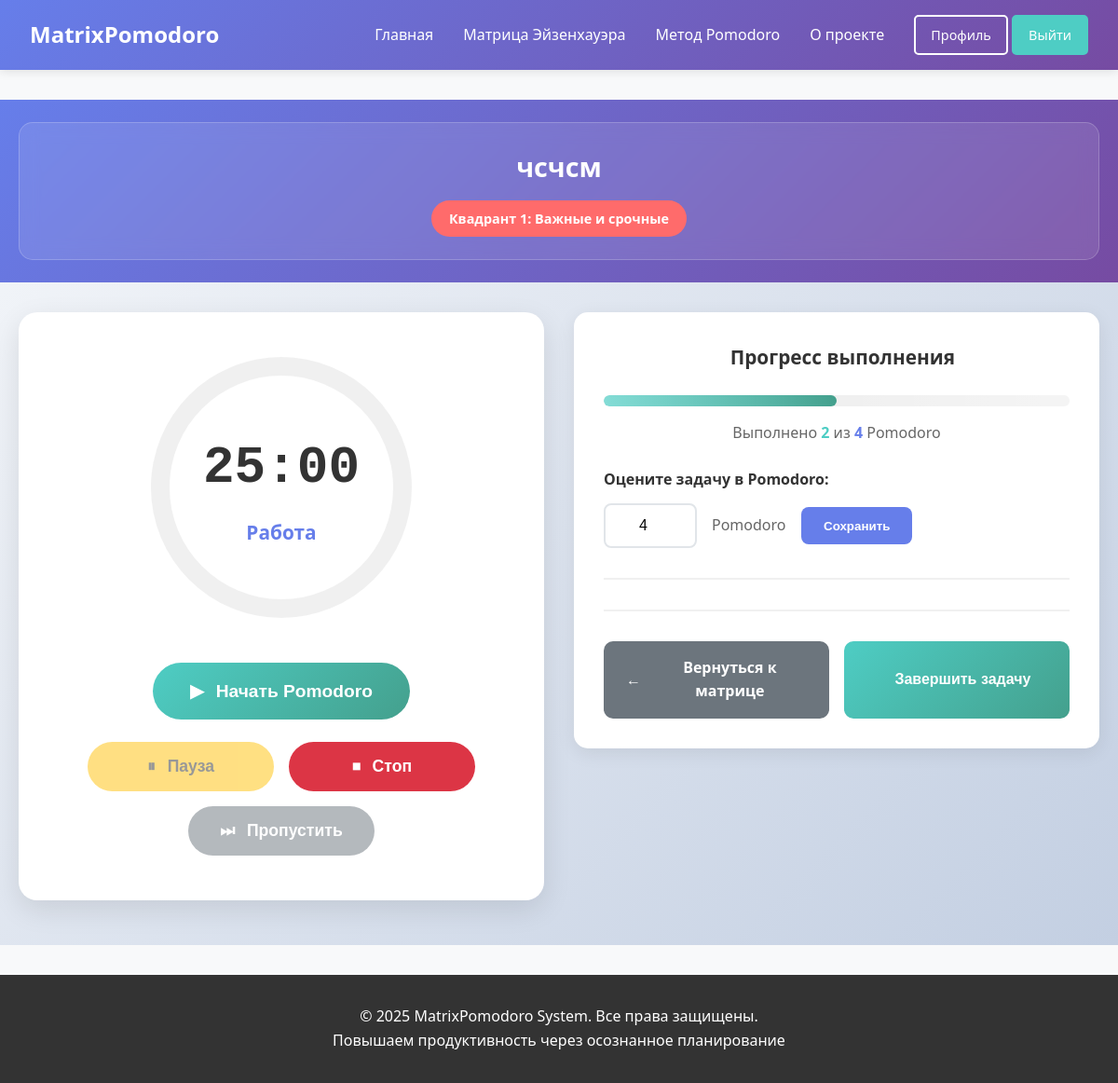
Page /pomodoro/task/15/ (signed in) on the earlier database version.
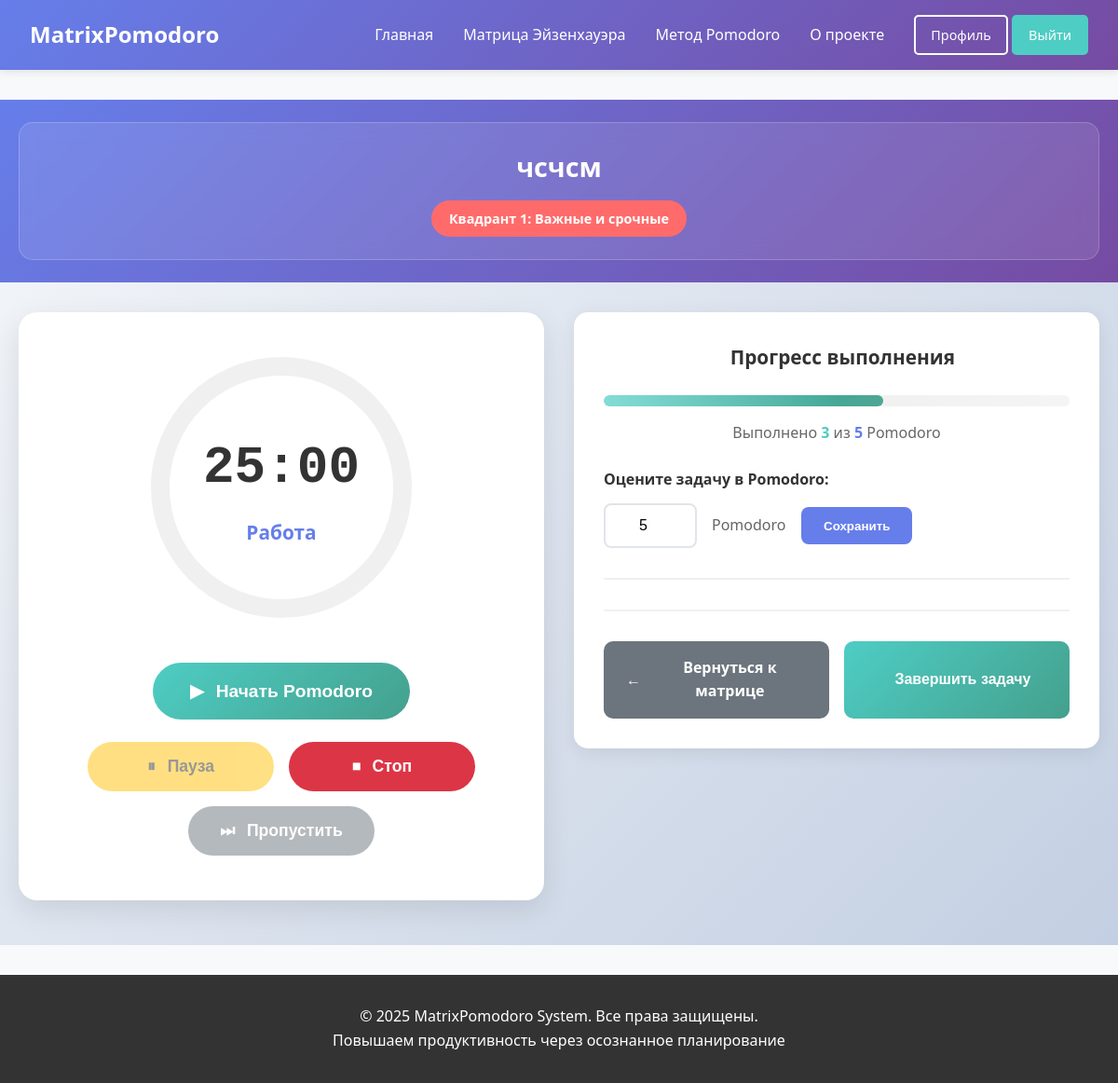
Same page on the later database version.
### tasks/models.py (models this page shows, shortened)
class Task(models.Model):
    STATUS_CHOICES = [
        ('active', 'Активная'),
        ('completed', 'Завершена'),
        ('cancelled', 'Отменена'),
    ]
    user = models.ForeignKey(User, on_delete=models.CASCADE, verbose_name="Пользователь")
    quadrant = models.ForeignKey(EisenhowerQuadrant, on_delete=models.PROTECT,
                                 verbose_name="Квадрант", null=True, blank=True)
    title = models.CharField(max_length=200, verbose_name="Заголовок")
    description = models.TextField(blank=True, verbose_name="Описание")
    status = models.CharField(max_length=10, choices=STATUS_CHOICES, default='active', verbose_name="Статус")
    display_order = models.PositiveIntegerField(default=0, verbose_name="Порядок отображения")
    priority = models.PositiveIntegerField(default=1, verbose_name="Приоритет (1-10)")
    due_date = models.DateTimeField(null=True, blank=True, verbose_name="Срок выполнения")
    estimated_pomodoros = models.PositiveIntegerField(default=1, verbose_name="Планируемое количество Pomodoro")
    completed_pomodoros = models.PositiveIntegerField(default=0, verbose_name="Выполнено Pomodoro")
    created_at = models.DateTimeField(auto_now_add=True)
    updated_at = models.DateTimeField(auto_now=True)
    completed_at = models.DateTimeField(null=True, blank=True, verbose_name="Фактическое время выполнения")
    class Meta:
        verbose_name = "Задача"
        verbose_name_plural = "Задачи"
        ordering = ['quadrant__priority_order', 'display_order', 'created_at']

class EisenhowerQuadrant(models.Model):
    name = models.CharField(max_length=100, verbose_name="Название квадранта")
    description = models.TextField(verbose_name="Описание")
    priority_order = models.IntegerField(verbose_name="Порядок отображения (1-4)")
    color_code = models.CharField(max_length=7, default='#FFFFFF', verbose_name="Цвет (HEX)")
    icon = models.CharField(max_length=50, blank=True, verbose_name="Иконка")
    class Meta:
        verbose_name = "Квадрант Эйзенхауэра"
        verbose_name_plural = "Квадранты Эйзенхауэра"
        ordering = ['priority_order']

### pomodoro/views.py (the view)
# urls.py: path('task/<int:task_id>/', views.task_detail, name='task_detail'),
@login_required
def task_detail(request, task_id):
    task = get_object_or_404(Task, id=task_id, user=request.user)
    try:
        settings = UserSettings.objects.get(user=request.user)
    except UserSettings.DoesNotExist:
        settings = UserSettings.objects.create(user=request.user)
    today = timezone.now().date()
    today_sessions = PomodoroSession.objects.filter(
        user=request.user,
        task=task,
        start_time__date=today
    ).count()
    recent_sessions = PomodoroSession.objects.filter(
        user=request.user,
        task=task
    ).order_by('-start_time')[:5]
    if task.estimated_pomodoros > 0:
        progress_percentage = (task.completed_pomodoros / task.estimated_pomodoros) * 100
    else:
        progress_percentage = 0
    context = {
        'task': task,
        'settings': settings,
        'today_sessions': today_sessions,
        'recent_sessions': recent_sessions,
        'progress_percentage': progress_percentage,
    }
    return render(request, 'pomodoro/task_detail.html', context)

### pomodoro/templates/pomodoro/task_detail.html (shortened to what the changed rows need)
{% extends 'core/base.html' %}
{% load static %}
{% block extra_css %}
<link rel="stylesheet" href="{% static 'pomodoro/css/timer.css' %}">
{% endblock %}
{% block content %}
<div class="pomodoro-page">
    <div class="pomodoro-header">
        <div class="container">
            <div class="task-info-card">
                <div class="task-main-info" style="text-align: center; width: 100%;">
                    <h1 class="task-title">{{ task.title }}</h1>
                    <div class="task-meta-tags" style="justify-content: center;">
                        {% if task.quadrant %}
                        <span class="quadrant-tag" style="background-color: {{ task.quadrant.color_code|default:'#4ECDC4' }}">
                            {{ task.quadrant.name }}
                        </span>
                        {% endif %}
                    </div>
                </div>
            </div>
        </div>
    </div>
    <div class="container">
        <div class="pomodoro-main-layout">
            <div class="task-details-column">
                <div class="detail-card">
                    <div class="detail-content">
                        <div class="progress-container">
                            <div class="progress-bar">
                                <div class="progress-fill" id="task-progress-bar"
                                     style="width: {% if task.estimated_pomodoros > 0 %}{{ task.completed_pomodoros|floatformat:0 }}{% else %}0{% endif %}%">
                                </div>
                            </div>
                            <div class="progress-text" id="progress-text">
                            </div>
                        </div>
                        <div class="pomodoro-estimation">
                            <div class="estimation-control">
                                <input type="number" id="estimated-pomodoros"
                                       value="{{ task.estimated_pomodoros }}"
                                       min="1" max="20" class="estimation-input">
                                <span class="estimation-label">Pomodoro</span>
                                <button class="btn-save-estimation" id="save-estimation-btn">Сохранить</button>
                            </div>
                        </div>
                    </div>
                </div>
            </div>
        </div>
    </div>
</div>
{% endblock %}

Differences in the rows shown:
changed Task "чсчсм": estimated_pomodoros "4" → "5"
Other differences:
text written by a page script: "Выполнено 2 из 4 Pomodoro" → "Выполнено 3 из 5 Pomodoro"
